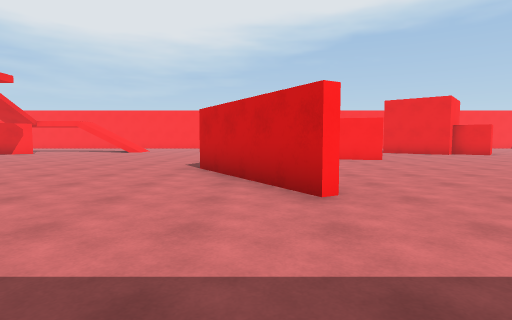
View 1 (above)

24 first-person views from a walk through a 3-D level made in the Unity game engine. The camera is 1.2 m above the floor, tilts 4° down and sees 80° across. The floor is counted in squares, 1.89 m on a side. Each view is taken from the middle of a square. On the plan, view 1 faces up. The plan holds only what a view shows up to about 10 squares ahead; the rest is blank. The place goes on beyond the plan. The player character is not drawn. Surface patterns are stand-ins for the level's own textures.

View 2
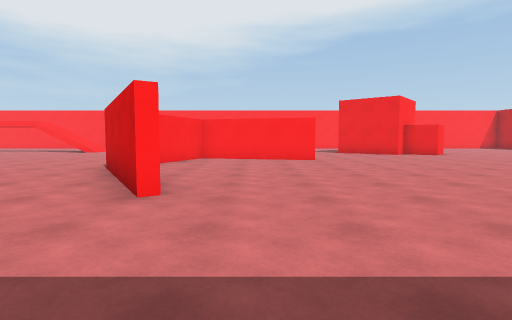

View 3
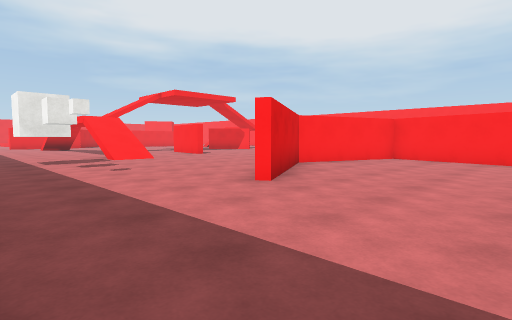

View 4
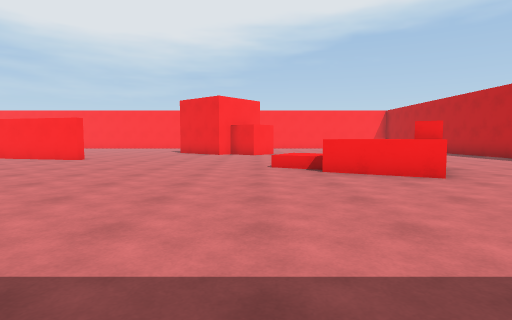

View 5
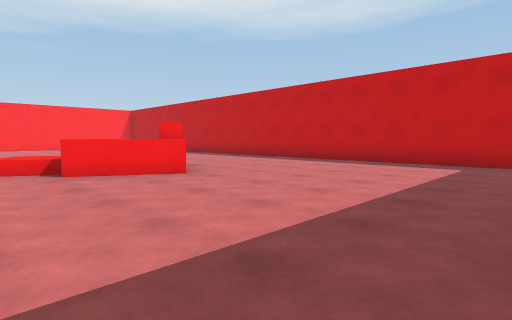

View 6
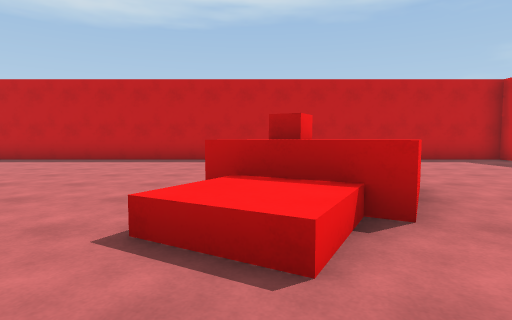

View 7
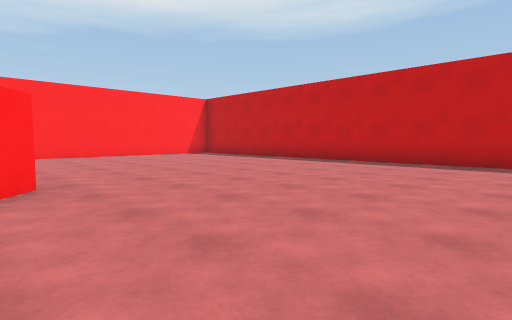

View 8
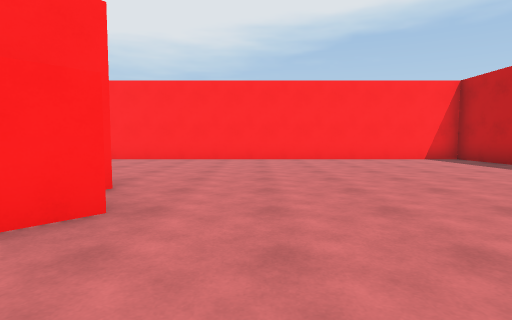

View 9
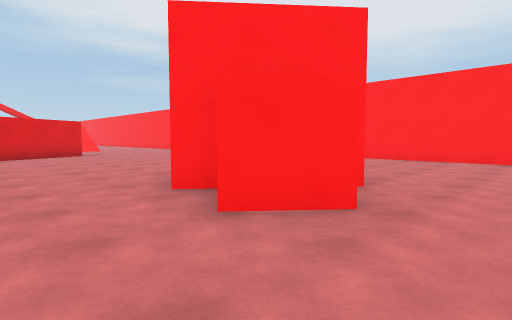

View 10
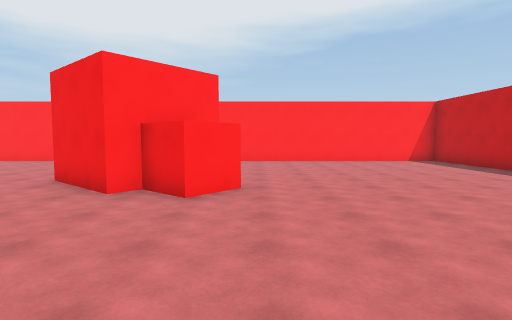

View 11
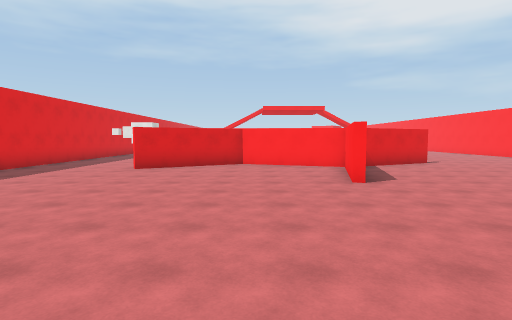

View 12
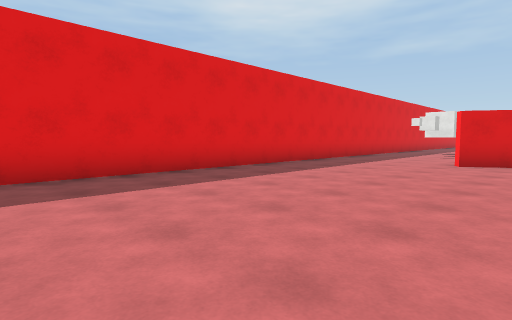

View 13
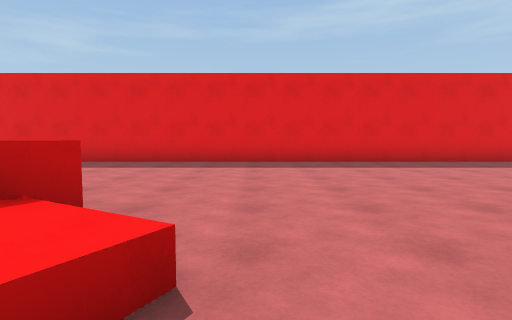

View 14
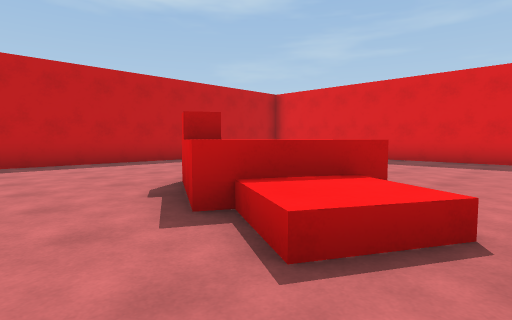

View 15
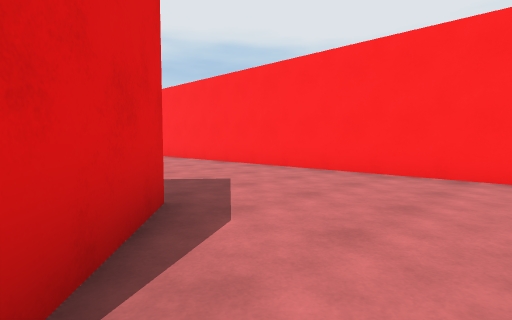

View 16
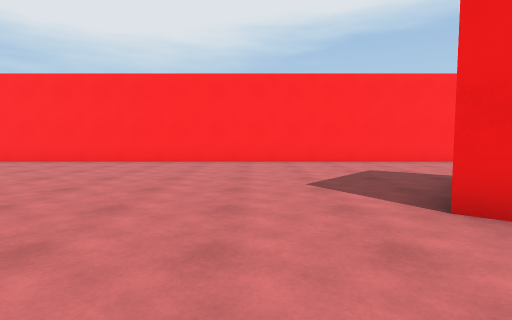

View 17
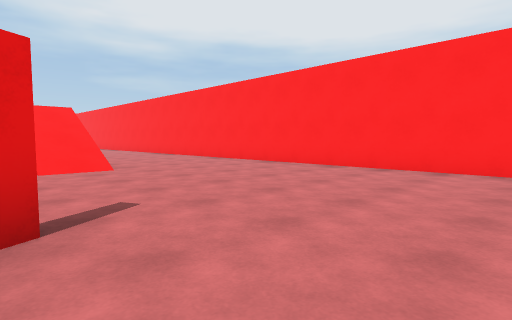

View 18
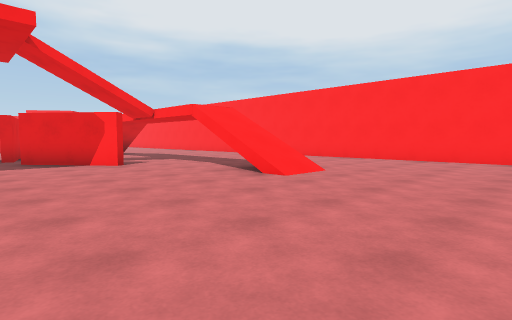

View 19
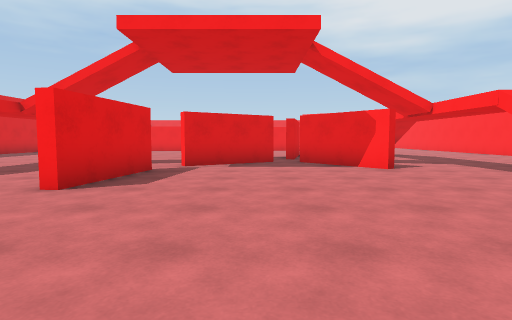

View 20
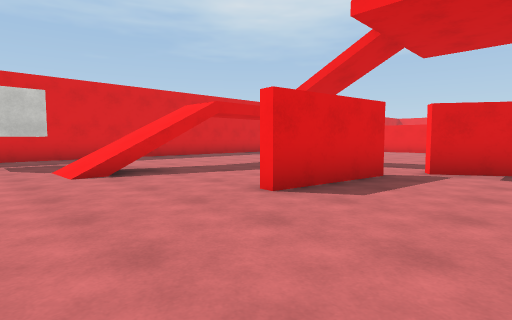

View 21
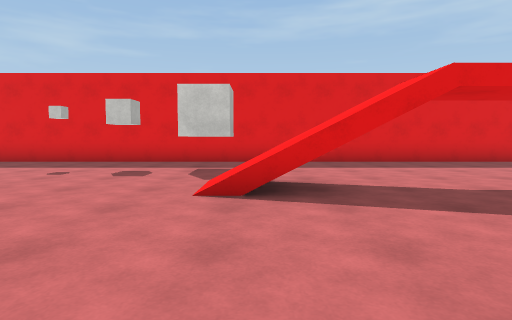

View 22
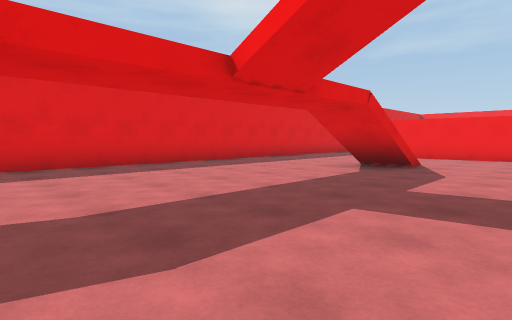

View 23
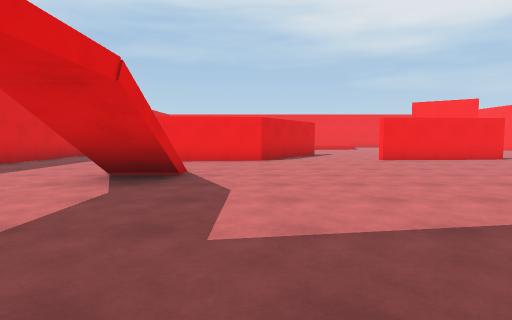

View 24
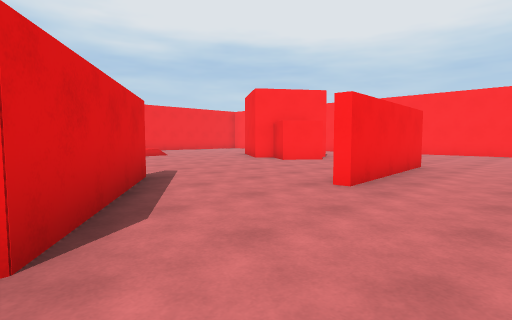

### Floor plan
Points are (right, up) in squares from view 1. A wall is a line through its corners. A room is listed if a view was taken in it or the views show most of it. See-through windows are left out.
Room 1 (views 1, 2, 3, 4, 5, 6, 7, 8, 9, 10, 11, 12, 13, 14, 15, 16, 17, 18, 19, 20, 21, 22, 23, 24)
walls: (-1.3, 13.4) (0, 10.6); (3.8, 9) (0.3, 9.9) (-0.9, 6.5) (0.9, 3.4); (0.8, 3.2) (-1.2, 6.5); (-9.3, 7.9) (-6.7, 7.6); (-9.3, 12.8) (-11.3, 11.1); (8, 12.5) (7.6, 11.9) (5.6, 13.6); (7.2, 15.5) (9, 14); (-11.3, 10.5) (-9.9, 8.3); (-14.3, 11.6) (-12.3, 11.2); (12.1, 4.8) (10.3, 5.8) (11.2, 7.5) (12.7, 6.7); (-14.9, -0.4) (17.2, -0.4) (17.2, 19.4) (-6.9, 19.4); (-19.2, 13.6) (-19, 9.7); (-19.9, 6.9) (-18.7, 6.1) (-18.5, 3.2); (-18.4, -0.4) (-17.5, -0.4)
ways out: opening at (-21.9, 15.7); opening at (-19, 8.5); opening at (-18, 1); gap at (-9, 8)
objects: red cube (-23, 13) to (-23, 14); cube (-5, 1) to (-5, 2); red cube (9, 12) to (9, 13); red block (12, 6) to (13, 6)

Where each view was taken, in squares from view 1:
view 1: 0 up, 0 right, facing up
view 2: 0 up, 2 right, facing up
view 3: 0 up, 4 right, facing up-left
view 4: 0 up, 9 right, facing up
view 5: 0 up, 9 right, facing up-right
view 6: 7 up, 8 right, facing right
view 7: 8 up, 9 right, facing up-right
view 8: 10 up, 11 right, facing up
view 9: 10 up, 11 right, facing up-left
view 10: 7 up, 10 right, facing up
view 11: 7 up, 10 right, facing left
view 12: 5 up, 9 right, facing down-left
view 13: 8 up, 9 right, facing down
view 14: 9 up, 9 right, facing down-right
view 15: 14 up, 10 right, facing up-left
view 16: 11 up, 4 right, facing up
view 17: 13 up, 1 right, facing up-left
view 18: 10 up, 2 left, facing up-left
view 19: 10 up, 3 left, facing left
view 20: 10 up, 4 left, facing down-left
view 21: 8 up, 6 left, facing down
view 22: 7 up, 8 left, facing down-left
view 23: 6 up, 10 left, facing left
view 24: 6 up, 17 left, facing up-left
